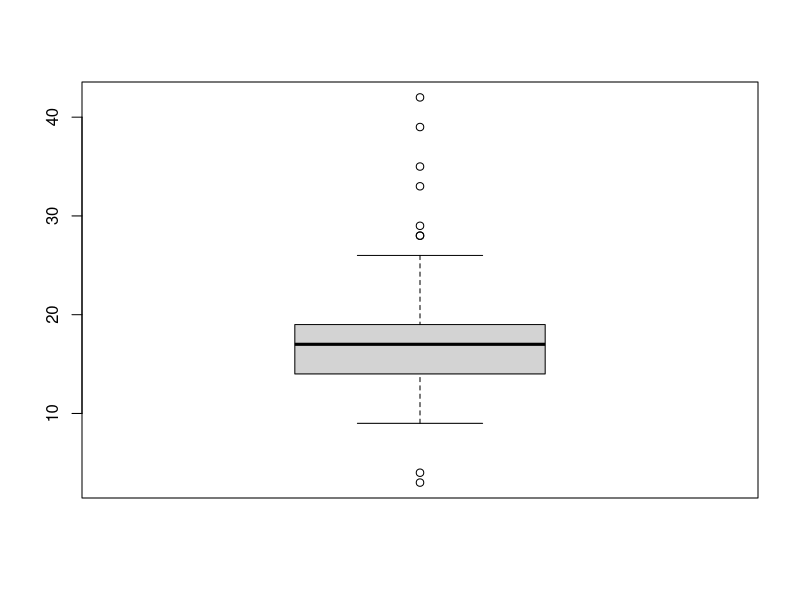
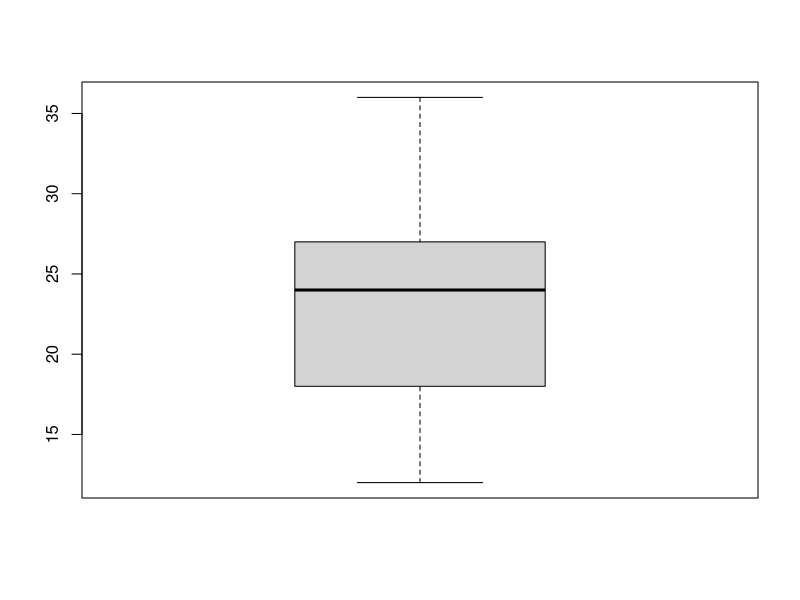

The R script that drew these images, in order:
rm(list=ls())

library(dplyr)
library(ggplot2)

data = as.data.frame(mpg)

# Q7-1
data_copy = data %>% mutate(tot = cty + hwy)

# Q7-2
data_copy = data_copy %>% mutate(avg = tot / 2)

# Q7-3
head(data_copy,3)

# Q7-4
data %>% mutate(tot = cty + hwy, avg = tot / 2) %>% head(3)

# Q8-1
data_group = data %>% group_by(class) %>% 
  summarise(mean_cty = mean(cty))
data_group

# Q8-2
data_group = data_group %>% arrange(desc(mean_cty))
data_group

# Q8-3
data_group_high = data %>% group_by(manufacturer) %>% 
  summarise(mean_hwy = mean(hwy)) %>% 
  arrange(desc(mean_hwy))
head(data_group_high, 3)

# Q8-4
data_compact = data %>% filter(class == "compact") %>% 
  group_by(manufacturer) %>% count %>% arrange(desc(n))
data_compact

# Q9-1
fuel = data.frame(fl = c("c", "d", "e", "p", "r"),
                  price = c(2.35, 2.38, 2.11, 2.76, 2.22),
                  stringsAsFactors = F)
fuel

data_price = data
data_price$price_fl = rep(0, nrow(data_price))

for (i in 1:nrow(data_price)){
  if (data_price$fl[i] == 'c'){
    data_price$price_fl[i] = fuel$price[fuel$fl == 'c']
  }else if (data_price$fl[i] == 'd'){
    data_price$price_fl[i] = fuel$price[fuel$fl == 'd']
  }else if (data_price$fl[i] == 'e'){
    data_price$price_fl[i] = fuel$price[fuel$fl == 'e']
  }else if (data_price$fl[i] == 'p'){
    data_price$price_fl[i] = fuel$price[fuel$fl == 'p']
  }else if (data_price$fl[i] == 'r'){
    data_price$price_fl[i] = fuel$price[fuel$fl == 'r']
  }
}

# data_price = data %>% left_join(fuel, by='fl')

# Q10-1
midwest = midwest

midwest_child = midwest %>% 
  mutate(child_ratio = 100-(popadults/poptotal)*100)

# Q10-2
midwest_child = midwest_child %>% arrange(desc(child_ratio)) %>% 
  select(county, child_ratio)
head(midwest_child,5)

# Q10-3
midwest_child %>% mutate(child_grade = ifelse(child_ratio >= 40, "large", 
                                              ifelse(child_ratio >= 30, "middle", "small"))) %>% 
  group_by(child_grade) %>% count

# Q10-4
midwest %>% mutate(asian_ratio = popasian/poptotal*100) %>% 
  arrange(asian_ratio) %>% select(county, asian_ratio) %>% 
  head(10)

# Q11-1
mpg = as.data.frame(mpg)
mpg[c(65,124,131,153,212),"hwy"] = NA

sum(is.na(mpg$drv))
sum(is.na(mpg$hwy))

mpg %>% filter(!is.na(hwy)) %>% 
  group_by(drv) %>% summarise(mean_hwy = mean(hwy)) %>% 
  arrange(desc(mean_hwy))

# Q12-1
rm(mpg)
mpg = as.data.frame(mpg)
mpg[c(10, 14, 58, 93), "drv"] = "k"
mpg[c(29, 43, 129, 203), "cty"] = c(3,4,39,42)

sum(!mpg$drv %in% c('4', 'f', 'r'))
mpg$drv[!mpg$drv %in% c('4', 'f', 'r')] = NA

stats = boxplot(mpg$cty)$stats
mpg$cty = ifelse(mpg$cty < stats[1,1] | mpg$cty > stats[5,1], NA, mpg$hwy)
boxplot(mpg$cty)

mpg %>% filter(!is.na(drv)) %>% 
  group_by(drv) %>% 
  summarise(mean_cty = mean(cty, na.rm = T)) %>% 
  arrange(desc(mean_cty))
